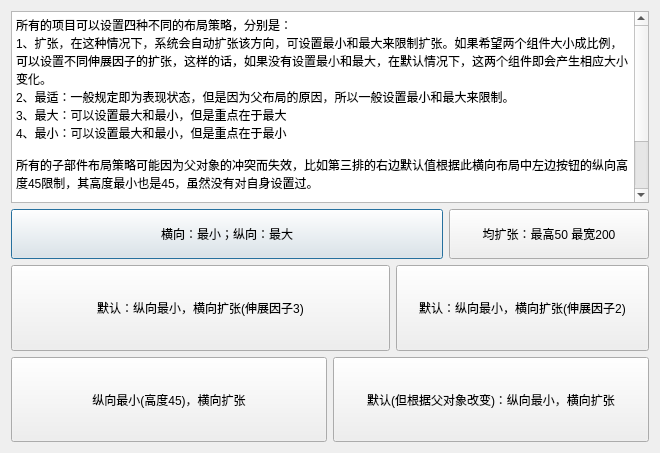
<?xml version="1.0" encoding="UTF-8"?>
<ui version="4.0">
 <class>layoutBasicDlg</class>
 <widget class="QDialog" name="layoutBasicDlg">
  <property name="geometry">
   <rect>
    <x>0</x>
    <y>0</y>
    <width>660</width>
    <height>453</height>
   </rect>
  </property>
  <property name="sizePolicy">
   <sizepolicy hsizetype="Preferred" vsizetype="Preferred">
    <horstretch>0</horstretch>
    <verstretch>0</verstretch>
   </sizepolicy>
  </property>
  <property name="windowTitle">
   <string>布局测试对话框</string>
  </property>
  <layout class="QVBoxLayout" name="verticalLayout">
   <item>
    <widget class="QTextBrowser" name="textBrowser">
     <property name="sizePolicy">
      <sizepolicy hsizetype="Expanding" vsizetype="Expanding">
       <horstretch>0</horstretch>
       <verstretch>0</verstretch>
      </sizepolicy>
     </property>
     <property name="maximumSize">
      <size>
       <width>1000</width>
       <height>16777215</height>
      </size>
     </property>
     <property name="html">
      <string>&lt;!DOCTYPE HTML PUBLIC &quot;-//W3C//DTD HTML 4.0//EN&quot; &quot;http://www.w3.org/TR/REC-html40/strict.dtd&quot;&gt;
&lt;html&gt;&lt;head&gt;&lt;meta name=&quot;qrichtext&quot; content=&quot;1&quot; /&gt;&lt;style type=&quot;text/css&quot;&gt;
p, li { white-space: pre-wrap; }
&lt;/style&gt;&lt;/head&gt;&lt;body style=&quot; font-family:'SimSun'; font-size:9pt; font-weight:400; font-style:normal;&quot;&gt;
&lt;p style=&quot; margin-top:0px; margin-bottom:0px; margin-left:0px; margin-right:0px; -qt-block-indent:0; text-indent:0px;&quot;&gt;所有的项目可以设置四种不同的布局策略，分别是：&lt;/p&gt;
&lt;p style=&quot; margin-top:0px; margin-bottom:0px; margin-left:0px; margin-right:0px; -qt-block-indent:0; text-indent:0px;&quot;&gt;1、扩张，在这种情况下，系统会自动扩张该方向，可设置最小和最大来限制扩张。如果希望两个组件大小成比例，可以设置不同伸展因子的扩张，这样的话，如果没有设置最小和最大，在默认情况下，这两个组件即会产生相应大小变化。&lt;/p&gt;
&lt;p style=&quot; margin-top:0px; margin-bottom:0px; margin-left:0px; margin-right:0px; -qt-block-indent:0; text-indent:0px;&quot;&gt;2、最适：一般规定即为表现状态，但是因为父布局的原因，所以一般设置最小和最大来限制。&lt;/p&gt;
&lt;p style=&quot; margin-top:0px; margin-bottom:0px; margin-left:0px; margin-right:0px; -qt-block-indent:0; text-indent:0px;&quot;&gt;3、最大：可以设置最大和最小，但是重点在于最大&lt;/p&gt;
&lt;p style=&quot; margin-top:0px; margin-bottom:0px; margin-left:0px; margin-right:0px; -qt-block-indent:0; text-indent:0px;&quot;&gt;4、最小：可以设置最大和最小，但是重点在于最小&lt;/p&gt;
&lt;p style=&quot;-qt-paragraph-type:empty; margin-top:0px; margin-bottom:0px; margin-left:0px; margin-right:0px; -qt-block-indent:0; text-indent:0px;&quot;&gt;&lt;br /&gt;&lt;/p&gt;
&lt;p style=&quot; margin-top:0px; margin-bottom:0px; margin-left:0px; margin-right:0px; -qt-block-indent:0; text-indent:0px;&quot;&gt;所有的子部件布局策略可能因为父对象的冲突而失效，比如第三排的右边默认值根据此横向布局中左边按钮的纵向高度45限制，其高度最小也是45，虽然没有对自身设置过。&lt;/p&gt;
&lt;p style=&quot;-qt-paragraph-type:empty; margin-top:0px; margin-bottom:0px; margin-left:0px; margin-right:0px; -qt-block-indent:0; text-indent:0px;&quot;&gt;&lt;br /&gt;&lt;/p&gt;
&lt;p style=&quot; margin-top:0px; margin-bottom:0px; margin-left:0px; margin-right:0px; -qt-block-indent:0; text-indent:0px;&quot;&gt;在窗口整体布局中，选择对象查看器，对父对象进行布局选择。&lt;/p&gt;
&lt;p style=&quot;-qt-paragraph-type:empty; margin-top:0px; margin-bottom:0px; margin-left:0px; margin-right:0px; -qt-block-indent:0; text-indent:0px;&quot;&gt;&lt;br /&gt;&lt;/p&gt;
&lt;p style=&quot; margin-top:0px; margin-bottom:0px; margin-left:0px; margin-right:0px; -qt-block-indent:0; text-indent:0px;&quot;&gt;所有的部件布局遵从父布局规则，即便冲突，根据父布局为准，比如父布局决定按钮文字必须完整显示，如果冲突，以父布局为准。&lt;/p&gt;&lt;/body&gt;&lt;/html&gt;</string>
     </property>
    </widget>
   </item>
   <item>
    <layout class="QHBoxLayout" name="horizontalLayout_3">
     <item>
      <widget class="QPushButton" name="pushButton_6">
       <property name="sizePolicy">
        <sizepolicy hsizetype="Minimum" vsizetype="Maximum">
         <horstretch>0</horstretch>
         <verstretch>0</verstretch>
        </sizepolicy>
       </property>
       <property name="maximumSize">
        <size>
         <width>16777215</width>
         <height>50</height>
        </size>
       </property>
       <property name="text">
        <string>横向：最小；纵向：最大</string>
       </property>
      </widget>
     </item>
     <item>
      <widget class="QPushButton" name="pushButton_5">
       <property name="sizePolicy">
        <sizepolicy hsizetype="Expanding" vsizetype="Expanding">
         <horstretch>0</horstretch>
         <verstretch>0</verstretch>
        </sizepolicy>
       </property>
       <property name="maximumSize">
        <size>
         <width>200</width>
         <height>50</height>
        </size>
       </property>
       <property name="text">
        <string>均扩张：最高50 最宽200</string>
       </property>
      </widget>
     </item>
    </layout>
   </item>
   <item>
    <layout class="QHBoxLayout" name="horizontalLayout_2">
     <item>
      <widget class="QPushButton" name="pushButton_3">
       <property name="sizePolicy">
        <sizepolicy hsizetype="Minimum" vsizetype="Expanding">
         <horstretch>3</horstretch>
         <verstretch>0</verstretch>
        </sizepolicy>
       </property>
       <property name="text">
        <string>默认：纵向最小，横向扩张(伸展因子3)</string>
       </property>
      </widget>
     </item>
     <item>
      <widget class="QPushButton" name="pushButton_4">
       <property name="sizePolicy">
        <sizepolicy hsizetype="Minimum" vsizetype="Expanding">
         <horstretch>2</horstretch>
         <verstretch>0</verstretch>
        </sizepolicy>
       </property>
       <property name="text">
        <string>默认：纵向最小，横向扩张(伸展因子2)</string>
       </property>
      </widget>
     </item>
    </layout>
   </item>
   <item>
    <layout class="QHBoxLayout" name="horizontalLayout">
     <item>
      <widget class="QPushButton" name="pushButton_2">
       <property name="sizePolicy">
        <sizepolicy hsizetype="Expanding" vsizetype="Expanding">
         <horstretch>0</horstretch>
         <verstretch>0</verstretch>
        </sizepolicy>
       </property>
       <property name="minimumSize">
        <size>
         <width>0</width>
         <height>45</height>
        </size>
       </property>
       <property name="sizeIncrement">
        <size>
         <width>0</width>
         <height>0</height>
        </size>
       </property>
       <property name="baseSize">
        <size>
         <width>0</width>
         <height>0</height>
        </size>
       </property>
       <property name="text">
        <string>纵向最小(高度45)，横向扩张</string>
       </property>
       <property name="autoDefault">
        <bool>true</bool>
       </property>
       <property name="default">
        <bool>false</bool>
       </property>
       <property name="flat">
        <bool>false</bool>
       </property>
      </widget>
     </item>
     <item>
      <widget class="QPushButton" name="pushButton">
       <property name="sizePolicy">
        <sizepolicy hsizetype="Expanding" vsizetype="Expanding">
         <horstretch>0</horstretch>
         <verstretch>0</verstretch>
        </sizepolicy>
       </property>
       <property name="text">
        <string>默认(但根据父对象改变)：纵向最小，横向扩张</string>
       </property>
      </widget>
     </item>
    </layout>
   </item>
  </layout>
 </widget>
 <resources/>
 <connections/>
</ui>
